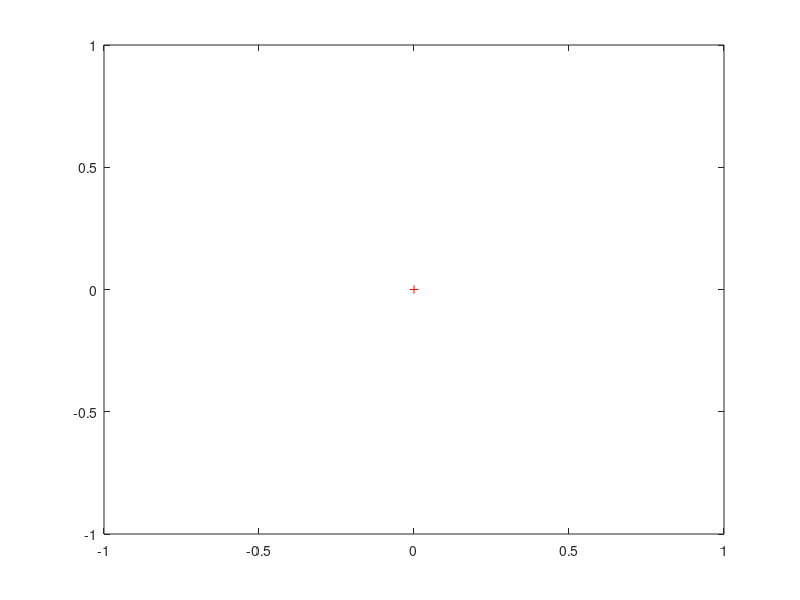

Write the MATLAB code that produced this figure. (Note: this script raises an error after producing the figure.)
function [X_RRT, I_closest throw_X, DISTANCE] = create_RRT_throw(iterations,u_max,plot_on)
%input should be a structer in the future

if exist('plot_on')
else
    plot_on = 1;
end

if plot_on
    close all
    %which joints to plot
    a = 1; %x axis
    b= 2; %y axis
end

x0 = [0;0];

%check here if legal

if exist('iterations')
else
    iterations = 1000
end
N = iterations;

if exist('u_max')
else
    u_max = [2];
end

u1_max = u_max;

X = x0;
I_closest = [0];
throw_X = [];
DISTANCE = [];

if plot_on
    plot(X(a,1),X(b,1),'r+')
    hold on
    pause(0.05)                    
end

for i = 1:N    
    x_demanded = 2*pi*rand(2,1) .* sign(0.5-rand(2,1));
    [x_closest i_closest] = find_closest_x(X, x_demanded);

    u1 = compute_torque_LIP_PID(x_closest,x_demanded,u1_max);
    [T, STATE] = simulation(x_closest,u1);
    [throw distance] = ask_does_throw_happen(STATE);
    x_new = STATE(:,end);
    
    %if check_if_pose_is_legal(struct_pose,struct_biped_parameter)
    if throw 
        throw_X = [throw_X x_new];
        DISTANCE = [DISTANCE distance];
        if plot_on
                    line([x_closest(a), x_new(a)],[x_closest(b), x_new(b)])
                    plot(throw_X(a,end),throw_X(b,end),'b+')
                    title(['iteration: ',num2str(i),'  RRT size: ',num2str(size(X,2)),'  number of throws: ',num2str(size(throw_X,2))])
                    pause(0.05)
            end
    else    
        X = [X, x_new];
        I_closest = [I_closest i_closest]; 
            if plot_on
                    line([x_closest(a), x_new(a)],[x_closest(b), x_new(b)])                    
                    title(['iteration: ',num2str(i),'  RRT size: ',num2str(size(X,2)),'  number of throws: ',num2str(size(throw_X,2))])
                    pause(0.05)
            end
    end
end

X_RRT = X;

number_of_poses_created = size(X_RRT,2)
out_of_iterations = N
end

function [x_closest i_closest] = find_closest_x(X, x_demanded)

distance = zeros(1,size(X,2));
for i = 1:size(X,2)
    distance(i) = norm(X(:,i) - x_demanded);
end
[v k] = min(distance);

x_closest = X(:,k);
i_closest = k;
end

function u1 = compute_torque_LIP_PID(x_closest,x_demanded,u1_max)
    p1 =1;
    d1 =1;
    u1 = [p1 d1] * (x_demanded - x_closest);
    if u1 > u1_max
        u1 = u1_max;
    elseif u1 < -u1_max;
        u1 = -u1_max;
    end
end

function [throw distance] = ask_does_throw_happen(STATE)

if max(abs(STATE(:,2))) > 0.1
    dq1_start = STATE(2,1);
    if dq1_start >= 0    
        if sum(sign(STATE(2,2)-1)) < 0
            throw = true;
        end
    elseif dq1_start < 0
        if sum(sign(STATE(2,2)+1)) > 0
            throw = true;
        end
    else
        throw = 0;
        distance = 0;
    end
else
    throw = 0;
    distance = 0;
end

    
if throw
    distance = calculate_throw_distance(STATE);
end
end

function distance = calculate_throw_distance(STATE)
distance = 0;
end

    
